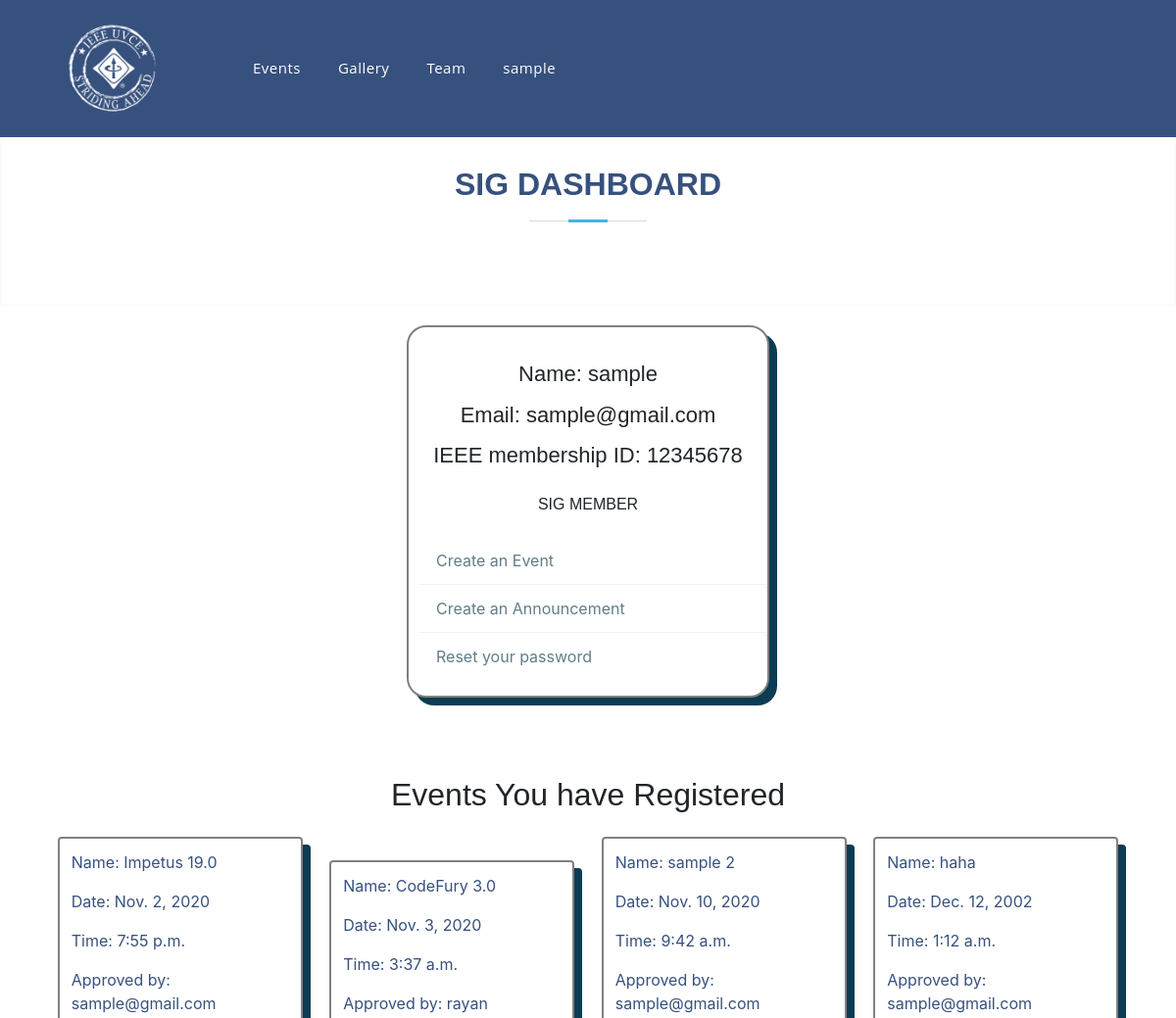
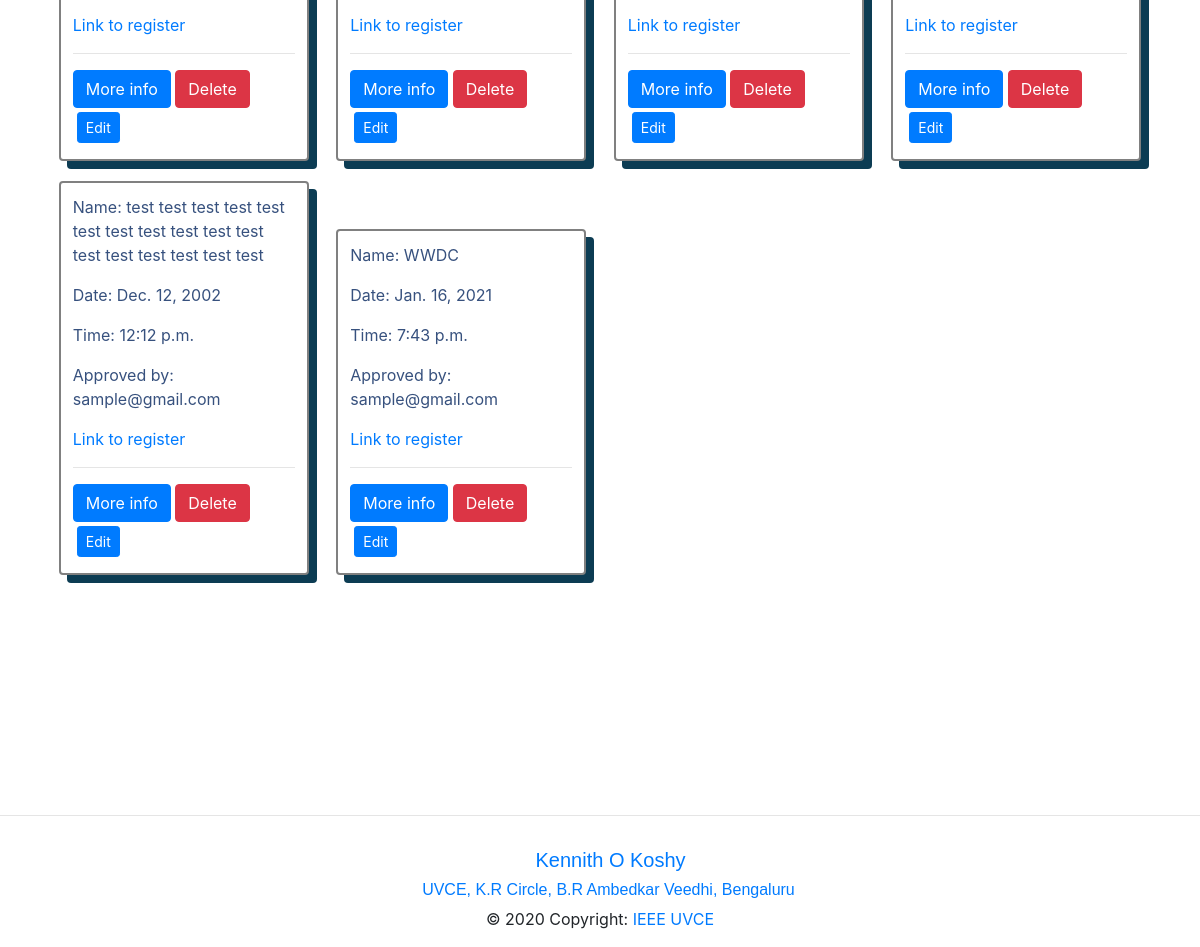
Page /events/db_ev (signed in) on the committed database (2 pictures, top to bottom).
### accounts/models.py (models this page shows, shortened)
class Account(AbstractBaseUser):
    email = models.EmailField(verbose_name='email', max_length=60, unique=True)
    username = models.CharField(max_length=30, unique=True)
    date_joined = models.DateTimeField(
        verbose_name='date joined', auto_now_add=True)
    last_login = models.DateTimeField(verbose_name='last login', auto_now=True)
    is_admin = models.BooleanField(default=False)
    is_active = models.BooleanField(default=True)
    is_staff = models.BooleanField(default=False)
    is_superuser = models.BooleanField(default=False)
    is_sig_head = models.BooleanField(default=False)
    membership_no = models.CharField(null=True,
                                     blank=True, default=" ", max_length=8)
    USERNAME_FIELD = 'email'
    REQUIRED_FIELDS = ['username', 'membership_no', 'is_sig_head']
    objects = MyAccountManager()

### events/models.py (models this page shows, shortened)
class Event(models.Model):
    event_name = models.CharField(max_length=200)
    slug = models.SlugField(max_length=400)
    date = models.DateField()
    time = models.TimeField()
    location = models.CharField(max_length=100)
    reg = models.URLField()
    description = models.TextField(max_length=1000, blank=True)
    created = models.DateTimeField(auto_now_add=True)
    orgzer = models.CharField(max_length=200)
    winners = models.TextField(blank=True, default='Not Yet Decided')
    author = models.ForeignKey(User, default=None, on_delete=models.CASCADE)
    is_approved = models.BooleanField(default=False, blank=True)
    approved_by = models.CharField(
        max_length=40,  null=True, blank=True, default=" ")
    class Meta:
        verbose_name = "Event"
        verbose_name_plural = "Events"

### events/views.py (the view)
# urls.py: path('db_ev', views.sig_view, name="dashboard"),
@login_required(login_url="/accounts/login/")
def sig_view(request):
    user = request.user
    events = Event.objects.filter(author=user)
    approval = Event.objects.filter(is_approved=False).exclude(author=user)
    context = {
        'events': events,
    }
    if request.user.is_superuser or request.user == 'WEB DEV SIG IEEE' or request.user.username == 'Approval Team':
        context['approval'] = approval
    else:
        context['approval'] = None
    if request.user.is_sig_head:
        return render(request, 'events/events_dashboard.html', context)
    return redirect('articles:s_dashboard')

### events/templates/events/events_dashboard.html (shortened to what this page needs)
{% extends 'base.html' %} {% block content %}
<section id="skills" class="skills text-center border border-light p-5">
  <div class="container" data-aos="fade-up">
    <div class="section-title pb-3">
      <h2>SIG DASHBOARD</h2>
    </div>
  </div>
</section>
<div class="col-sm-6 col-md-4 user" data-aos="fade-up">
  <div class="div-box">
    <h3 class="User-name">Name: {{request.user.username}}</h3>
    <h3 class="User-name">Email: {{request.user.email }}</h3>
    <h3 class="User-name">
      {% if request.user.membership_id != ' ' %} IEEE membership ID:
      {{request.user.membership_no}} {% endif %}
    </h3>
    <h4 class="designation" style="padding: 16px">
      {% if request.user.is_sig_head %} SIG MEMBER{% else %} Student {% endif %}
    </h4>
    <div class="profile-details">
      <ul>
        <li>
          <a href="{% url 'articles:create' %}"></i> Create an Event</a>
        </li>
        <li>
          <a href="{% url 'articles:update' %}"></i> Create an Announcement</a>
        </li>
        <li>
          <a href="{% url 'reset_password' %}"></i>Reset your password</a>
        </li>
      </ul>
    </div>
  </div>
</div>
<section id="skills" class="skills">
  <div class="container" data-aos="fade-up">
    <div class="text-center pb-3">
      <h2>Events You have Registered</h2>
    </div>
    <div class="event-container">
      {% for event in events %}
      <div class="event">
        <p>Name: {{ event.event_name }}</p>
        <p>Date: {{ event.date }}</p>
        <p>Time: {{ event.time }}</p>
        <p>Approved by: {{ event.approved_by }}</p>
        <a href="{{event.reg}}">Link to register</a>
        <br />
        <hr />
        <a href="{% url 'articles:detail' slug=event.slug %}" class="btn btn-primary">More info</a>
        <a href="{% url 'articles:delete' slug=event.slug %}" class="btn btn-danger">Delete</a>
        <a href="{% url 'articles:edit' slug=event.slug %}" class="btn btn-primary btn-sm m-1">Edit</a>
      </div>
      {% endfor %}
    </div>
  </div>
</section>
{% endblock %}

### templates/base.html (shortened to what this page needs)
{% load static %}
<!DOCTYPE html>
<html lang="en" style="overflow-x: hidden">
<head>
  <link rel="stylesheet" href="{% static 'css/style.css' %}" />
</head>
<body>
  <header id="header" class="fixed-top">
    <div class="container d-flex align-items-center">
      <div class="col-lg-2 col-md-2 col-4 d-flex align-items-center justify-content-center">
        <a href="
        {% block home_red %}
        {% url 'home_page' %}
        {% endblock  %}">
          <img src="{% static 'img/favicon-small.webp' %}" width="70%" height="50%" class="img-fluid faviamge" alt="" />
        </a>
      </div>
      <nav class="nav-menu d-none d-lg-block">
        <ul>
          <li>
            <a href="{% url 'articles:list' %}">Events</a>
          </li>
          <li>
            <a href="{% url 'post' %}">Gallery</a>
          </li>
          <li>
            <a href="{% url 'team' %}">Team</a>
          </li>
          {% if user.is_authenticated %}
          <li class="drop-down ">
            {% if user.is_authenticated %}
            <a href="javascript:;">{{request.user.username}}</a>
            {% endif %}
        </li>
        {% endif %}
        </ul>
      </nav>
    </div>
  </header>
  {% block hero %}
  <section id="skills" class="skills" style="margin-top: 00px"></section>
  {% endblock %}
  {% block content %} {% endblock %}
  {% block footer %}
  <footer class="page-footer font-small cyan darken-3">
    <div class="container">
      <div class="row">
        <div class="col-md-12 py-5">
        </div>
      </div>
    </div>
    <hr>
    <div class="footer-copyright text-center py-3" data-aos="fade-up">
      <h5><a href="mailto:kennithkoshy@ieee.org"><i class="icofont-envelope"></i> Kennith O Koshy</a></h5>
      <h6><a target="_blank"
          href="https://www.google.com/maps/place/UVCE/@12.9753541,77.5845553,17z/data=!3m1!4b1!4m5!3m4!1s0x3bae1672fcfc6af1:0x9c2dc517c9231979!8m2!3d12.9753821!4d77.586793"><i
            class="icofont-google-map"></i>
          UVCE, K.R Circle, B.R Ambedkar Veedhi, Bengaluru </a></h6>
      © 2020 Copyright:
      <a href="{% url 'home_page' %}"> IEEE UVCE</a>
    </div>
  </footer>
  {% endblock %}
  <link rel="stylesheet" href="{% static 'vendor/icofont/icofont.min.css' %}" />
  <link rel="stylesheet" href="https://cdn.jsdelivr.net/npm/bootstrap@4.5.3/dist/css/bootstrap.min.css"
>
  <link href="https://unpkg.com/aos@2.3.1/dist/aos.css" rel="stylesheet">
  <link href='https://unpkg.com/boxicons@2.0.7/css/boxicons.min.css' rel='stylesheet'>
</body>
</html>

### assets/css/style.css (style rules this page uses)
body { font-family: "Open Sans", sans-serif; color: #444444; }
a { color: #47b2e4; }
h1, h2, h3, h4, h5, h6 { font-family: "Jost", sans-serif; }
#header { transition: all 0.5s; z-index: 997; padding: 15px 0; height: 140px; background-color: #37517e; }
.nav-menu ul { margin: 0; padding: 0; list-style: none; }
.nav-menu > ul { display: flex; }
.nav-menu > ul > li { position: relative; white-space: nowrap; padding: 10px 10px 10px 28px; }
.nav-menu a { display: block; position: relative; color: #fff; transition: 0.3s; font-size: 15px; letter-spacing: 0.5px; font-weight: 500; font-family: "Open Sans", sans-serif; }
.nav-menu .drop-down > a:after { content: "\ea99"; font-family: IcoFont; padding-left: 5px; }
.mobile-nav { position: fixed; top: 55px; right: 15px; bottom: 15px; left: 15px; z-index: 9999; overflow-y: auto; background: #fff; transition: ease-in-out 0.2s; opacity: 0; visibility: hidden; border-radius: 10px; padding: 10px 0; }
.mobile-nav * { margin: 0; padding: 0; list-style: none; }
.mobile-nav a { display: block; position: relative; color: #37517e; padding: 10px 20px; font-weight: 500; outline: none; }
.mobile-nav .drop-down > a:after { content: "\ea99"; font-family: IcoFont; padding-left: 10px; position: absolute; right: 15px; }
.mobile-nav .drop-down > a { padding-right: 35px; }
section { padding: 60px 0; overflow: hidden; }
.section-title { text-align: center; padding-bottom: 30px; }
.section-title h2 { font-size: 32px; font-weight: bold; text-transform: uppercase; margin-bottom: 20px; padding-bottom: 20px; position: relative; color: #37517e; }
.section-title h2::before { content: ""; position: absolute; display: block; width: 120px; height: 1px; background: #ddd; bottom: 1px; left: calc(50% - 60px); }
.section-title h2::after { content: ""; position: absolute; display: block; width: 40px; height: 3px; background: #47b2e4; bottom: 0; left: calc(50% - 20px); }
.event-container { padding: auto; display: grid; grid-template-columns: auto auto auto auto; }
.event { width: 250px; background-color: white; color: rgba(55, 81, 126, 1); margin: auto; margin-bottom: 20px; padding: 12px; border: 2px solid grey; border-radius: 4px; box-shadow: 8px 8px 0px 0px #0c3c53; }
.user { margin: auto; }
.div-box { border-radius: 20px; margin: 20px 0px; max-width: 100%; border: 2px solid grey; background-color: white; padding-top: 20px; box-shadow: 8px 8px 0px 0px #0c3c53; }
.User-name { text-align: center; font-size: 22px; margin: 15px 0px 10px; }
.designation { text-align: center; font-size: 16px; }
.profile-details ul { padding-left: 10px; }
.profile-details ul li { list-style: none; }
.profile-details ul li a { color: #607d8b; text-decoration: none; padding: 12px 15px; display: block; border-bottom: 1px solid #f1f1f1; border-left: 3px solid transparent; transition: 0.4s; }
.profile-details ul li:last-child a { border-bottom: none; border-bottom-right-radius: 20px; }

### templates/base.html (style rules this page uses)
li { list-style-type: none; }

### rows in the picture
Account: user.username "sample", user.email "sample@gmail.com", user.membership_no "12345678"
Event: event_name "Impetus 19.0", date "Nov. 2, 2020", time "7:55 p.m.", approved_by "sample@gmail.com"
Event: event_name "CodeFury 3.0", date "Nov. 3, 2020", time "3:37 a.m.", approved_by "rayan"
Event: event_name "sample 2", date "Nov. 10, 2020", time "9:42 a.m.", approved_by "sample@gmail.com"
Event: event_name "haha", date "Dec. 12, 2002", time "1:12 a.m.", approved_by "sample@gmail.com"
Event: event_name "test test test test test test test test test test test test test test test test test", date "Dec. 12, 2002", time "12:12 p.m.", approved_by "sample@gmail.com"
Event: event_name "WWDC", date "Jan. 16, 2021", time "7:43 p.m.", approved_by "sample@gmail.com"
